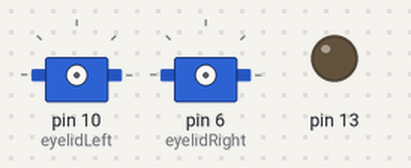
This sketch was run on a simulated Arduino Mega 2560, built with avr-gcc and run on an emulated ATmega2560. On the bench: 2 × servo, output pins drawn as LEDs (lit = HIGH). The audio player accepts every command and is not drawn.

Above: at 0.1 s.
At 0.57 s:
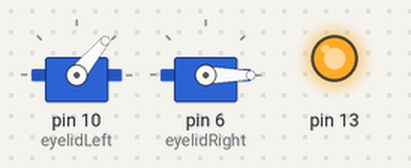
At 3.39 s:
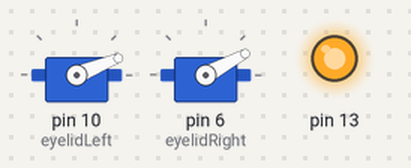
At 14.05 s:
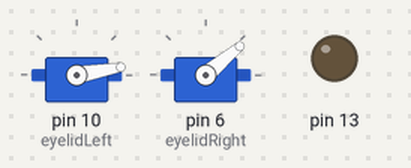
At 20.67 s:
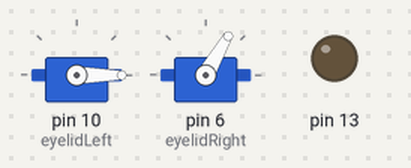
At 39.78 s:
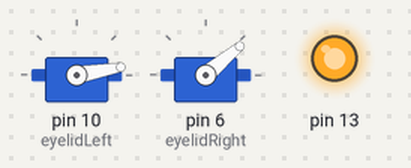
Timing chart, 0 to 40.0 s (numbered marks = the images above):
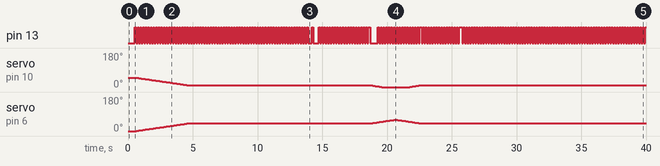

The sketch:

WRO_player_0.11.ino
```cpp
#include <DFRobotDFPlayerMini.h>

DFRobotDFPlayerMini myDFPlayer;

#include <Servo.h>

#define CLOSE_LEFT_EYE 50
#define CLOSE_RIGHT_EYE 0
#define DELTA_EYE 50

Servo eyelidLeft;
Servo eyelidRight;

uint32_t myTimer1 = millis();
uint32_t myTimer2 = millis();
uint32_t myTimer3 = millis();
uint32_t myTimer4 = millis();

int currentPosition = 0;
int desiredPosition = 0;

int condition = 1, conditionOld = 0, conditionRec = 0;

void eye()
{
  if (currentPosition > desiredPosition)
    currentPosition -= 1;
  else if (currentPosition < desiredPosition)
    currentPosition += 1;

  eyelidLeft.write(CLOSE_LEFT_EYE - currentPosition);
  eyelidRight.write(CLOSE_RIGHT_EYE + currentPosition);
}

void setup()
{
  Serial.begin(9600);         //инициализируем UART USB
  Serial1.begin(9600);        //инициализируем UART связи со светом
  Serial3.begin(9600);        //инициализируем UART связи с плеером
  myDFPlayer.begin(Serial3);  //инициализируем плеер
  myDFPlayer.volume(15);

  eyelidLeft.attach(10);      //инициализируем сервопривод левых век
  eyelidRight.attach(6);     //инициализируем сервопривод правых век

  myTimer3 = millis();        //Обнуляем таймер

  pinMode(13, 1);
}

void loop()
{
  (millis() % 200 > 100) ? digitalWrite(13, 1) : digitalWrite(13, 0); //пример короткой записи if/else

  if (millis() - myTimer2 > 20)   //плавное движение серв
  {
    myTimer2 = millis();
    eye();
  }

  if (Serial1.available() > 0)
  {
    conditionRec = Serial1.read();
  }

  if (condition != conditionRec) {
    delay(100);
    Serial1.write(condition);           //отправляем состояние "приветствия" контроллеру управления светом
    conditionOld = condition;
  }

  switch (condition)
  {
    case 1:
      Serial1.write(condition);
      desiredPosition = 40;
      myDFPlayer.play(1);             //привествие
      condition++;
      break;
    case 2:
      if (millis() - myTimer3 > 10000)
        condition++;
      break;
    case 3:
      myDFPlayer.play(2);             //я умею показывать различные эмоции
      condition++;
      break;
    case 4:
      if (millis() - myTimer3 > 14000) {
        condition++;
      }
      break;
    case 5:
      myDFPlayer.play(3);           //радость
      condition++;
      break;
    case 6:
      if (millis() - myTimer3 > 16000) {
        condition++;
      }
      break;
    case 7:
      myDFPlayer.play(4);          //грусть/
      condition++;
      break;
    case 8:
      if (millis() - myTimer3 > 18000) {
        condition++;
      }
      break;
    case 9:
      desiredPosition = 70;
      myDFPlayer.play(5);         //удивление
      condition++;
      break;
    case 10:
      if (millis() - myTimer3 > 20000) {
        condition++;
      }
      break;
    case 11:
      desiredPosition = 20;
      myDFPlayer.play(8);       //злость
      condition++;
      break;
    case 12:
      if (millis() - myTimer3 > 22000) {
        condition++;
      }
      break;
    case 13:
      desiredPosition = 40;
      myDFPlayer.play(9);     //смущение
      condition++;
      break;
    case 14:
      if (millis() - myTimer3 > 25000) {
        condition++;
      }
      break;
    case 15:
      myDFPlayer.play(10);    //нейтральное
      condition++;
      break;
    case 16:
      if (millis() - myTimer3 > 28000) {
        condition++;
      }
      break;
  }
}

/*
   myDFPlayer.next();  //Play next mp3
   myDFPlayer.previous();  //Play previous mp3
   myDFPlayer.play(1);  //Play the first mp3
   myDFPlayer.loop(1);  //Loop the first mp3
   myDFPlayer.pause();  //pause the mp3
   myDFPlayer.start();  //start the mp3 from the pause
   myDFPlayer.playFolder(15, 4);  //play specific mp3 in SD:/15/004.mp3; Folder Name(1~99); File Name(1~255)
   myDFPlayer.enableLoopAll(); //loop all mp3 files.
   myDFPlayer.disableLoopAll(); //stop loop all mp3 files.
   myDFPlayer.playMp3Folder(4); //play specific mp3 in SD:/MP3/0004.mp3; File Name(0~65535)
   myDFPlayer.advertise(3); //advertise specific mp3 in SD:/ADVERT/0003.mp3; File Name(0~65535)
   myDFPlayer.stopAdvertise(); //stop advertise
   myDFPlayer.playLargeFolder(2, 999); //play specific mp3 in SD:/02/004.mp3; Folder Name(1~10); File Name(1~1000)
   myDFPlayer.loopFolder(5); //loop all mp3 files in folder SD:/05.
   myDFPlayer.randomAll(); //Random play all the mp3.
   myDFPlayer.enableLoop(); //enable loop.
   myDFPlayer.disableLoop(); //disable loop.
*/
```

Measured:
- by itself, pin 13: LOW → HIGH at 0.51 s, → LOW 0.13 s later, → HIGH 0.10 s later, → LOW 0.10 s later, … (381 changes in this stretch)
- by itself, servo on pin 6 (eyelidRight): rises from 0° to 60° in 20.0 s, then falls to 40° in 2.1 s
- by itself, servo on pin 10 (eyelidLeft): 50° → 49° at 0.64 s, → 48° 0.10 s later, → 47° 0.10 s later, → 46° 0.10 s later, … (60 changes in this stretch)
